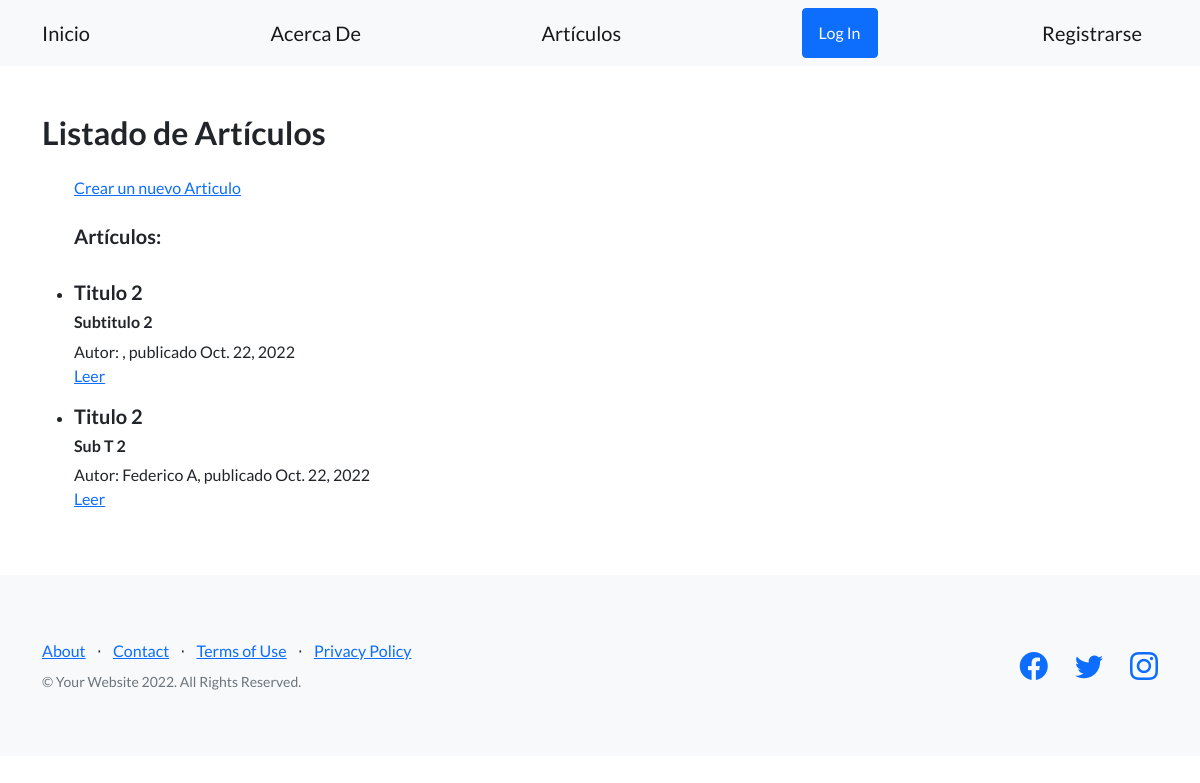
The page /pages/ on the database as committed earlier.
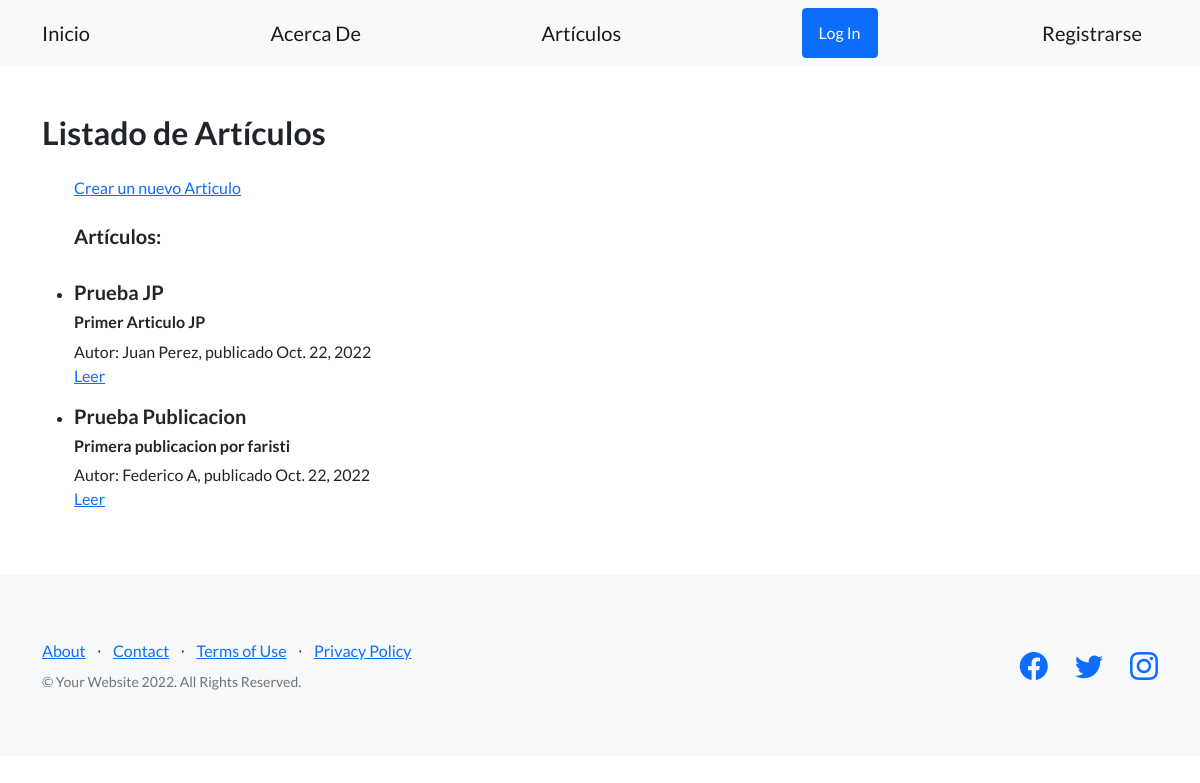
The same page on the database as committed later.
### Blog/models.py (models this page shows, shortened)
class Articulo(models.Model):
    titulo = models.CharField(max_length=60)
    subtitulo = models.CharField(max_length=60)
    texto = models.TextField()
    fecha = models.DateField(null=False)
    autor = models.ForeignKey(User, on_delete=models.CASCADE)
    imagen = models.ForeignKey(ImagenArticulo, on_delete=models.CASCADE)

### Blog/views.py (the view)
# urls.py: path('pages/', views.ArticuloList.as_view(), name='listArticulos'),
class ArticuloList(ListView):
    model = Articulo
    template_name = "Blog/articulos_list.html"

### Blog/templates/Blog/articulos_list.html (shortened to what this page needs)
{% extends 'Blog/encabezado.html' %}
{% load static %}
{% block contenidoQueCambia %}
    <h2 class="mb-4">Listado de Artículos</h2>
    <ul>
        <a href="{% url 'nuevoArticulo' %}">Crear un nuevo Articulo</a>
        <br>
        <br>
        <h5>Artículos:</h5>
        <br>
        {% for articulo in object_list %}
            <li>
                <h5>{{articulo.titulo}}</h5>
                <h6>{{articulo.subtitulo}}</h6>
                <h7>Autor: {{articulo.autor.get_full_name}}, publicado {{articulo.fecha}}</h7>
                <br>
                <p>
                    <a href="{% url 'verArticulo' articulo.id %}">Leer</a>
                </p>
            </li>
            {% empty %}
            <p>No hay páginas aún.</p>
        {% endfor %}
    </ul>
{% endblock %}

### Blog/templates/Blog/encabezado.html (shortened to what this page needs)
<!DOCTYPE html>
<html lang="en">
    <head>
        {% load static %}
        <link href="https://cdn.jsdelivr.net/npm/bootstrap-icons@1.5.0/font/bootstrap-icons.css" rel="stylesheet" type="text/css" />
        <link href="{% static 'AppCoder/css/styles.css' %}" rel="stylesheet" />
    </head>
    <body>
        <nav class="navbar navbar-light bg-light static-top">
            <div class="container">
                <a class="navbar-brand" href="{% url 'home' %}">Inicio</a>
                <a class="navbar-brand" href="{% url 'about' %}">Acerca De</a>
                <a class="navbar-brand" href="{% url 'listArticulos' %}">Artículos</a>
                {% if not request.user.is_authenticated %}
                    <a class="btn btn-primary" href="{% url 'loginuser' %}">Log In</a>
                    <a class="navbar-brand" href="{% url 'signupuser' %}">Registrarse</a>
                {% endif %}
            </div>
        </nav>
        <section class="text-left bg-opacity-25">
            <div class="container">
                <br>
                <br>
                    {% block contenidoQueCambia %}
                    {% endblock %}
                <br>
                <br>
            </div>
        </section>
        <footer class="footer bg-light">
            <div class="container">
                <div class="row">
                    <div class="col-lg-6 h-100 text-center text-lg-start my-auto">
                        <ul class="list-inline mb-2">
                            <li class="list-inline-item"><a href="{% url 'about' %}">About</a></li>
                            <li class="list-inline-item">⋅</li>
                            <li class="list-inline-item"><a href="#!">Contact</a></li>
                            <li class="list-inline-item">⋅</li>
                            <li class="list-inline-item"><a href="#!">Terms of Use</a></li>
                            <li class="list-inline-item">⋅</li>
                            <li class="list-inline-item"><a href="#!">Privacy Policy</a></li>
                        </ul>
                        <p class="text-muted small mb-4 mb-lg-0">&copy; Your Website 2022. All Rights Reserved.</p>
                    </div>
                    <div class="col-lg-6 h-100 text-center text-lg-end my-auto">
                        <ul class="list-inline mb-0">
                            <li class="list-inline-item me-4">
                                <a href="#!"><i class="bi-facebook fs-3"></i></a>
                            </li>
                            <li class="list-inline-item me-4">
                                <a href="#!"><i class="bi-twitter fs-3"></i></a>
                            </li>
                            <li class="list-inline-item">
                                <a href="#!"><i class="bi-instagram fs-3"></i></a>
                            </li>
                        </ul>
                    </div>
                </div>
            </div>
        </footer>
    </body>
</html>

Rows that differ between the two databases and show on the page:
removed Articulo: titulo "Titulo 2", subtitulo "Subtitulo 2", fecha "Oct. 22, 2022"
removed Articulo: titulo "Titulo 2", subtitulo "Sub T 2", autor.get_full_name "Federico A", fecha "Oct. 22, 2022"
added Articulo: titulo "Prueba JP", subtitulo "Primer Articulo JP", autor.get_full_name "Juan Perez", fecha "Oct. 22, 2022"
added Articulo: titulo "Prueba Publicacion", subtitulo "Primera publicacion por faristi", autor.get_full_name "Federico A", fecha "Oct. 22, 2022"
